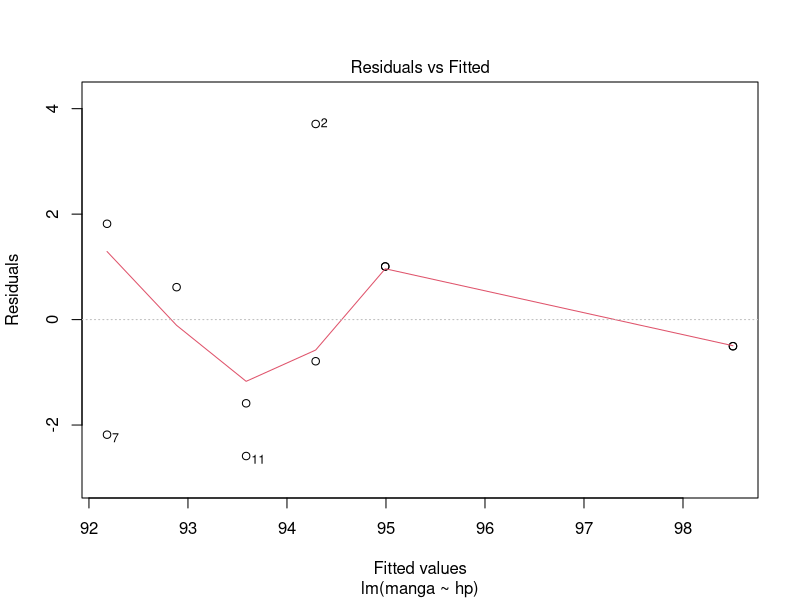
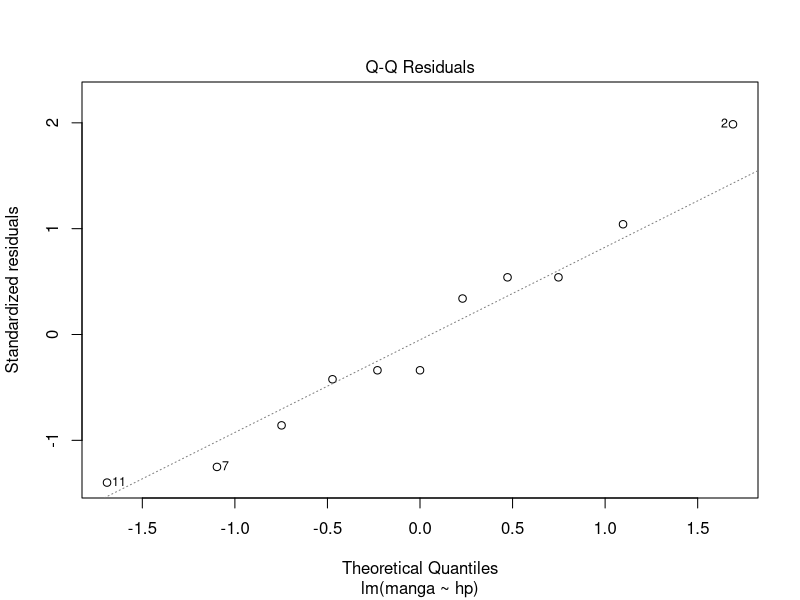
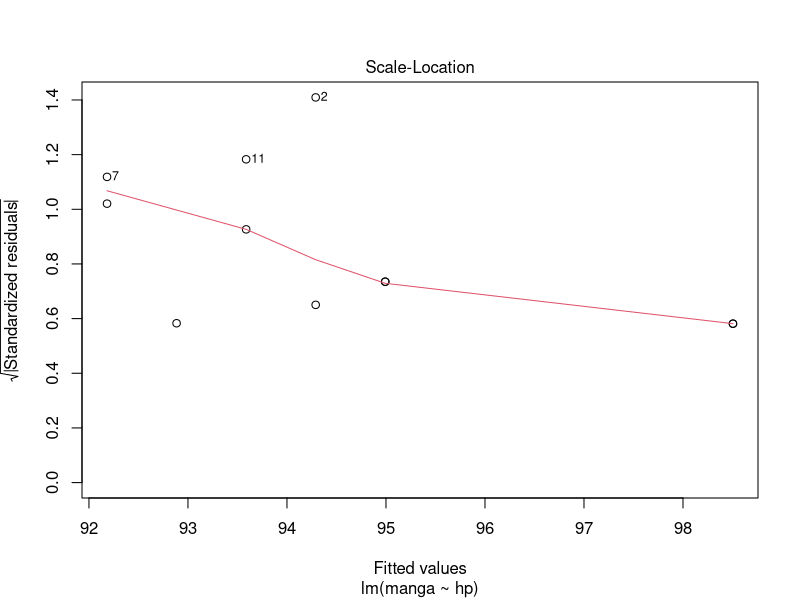
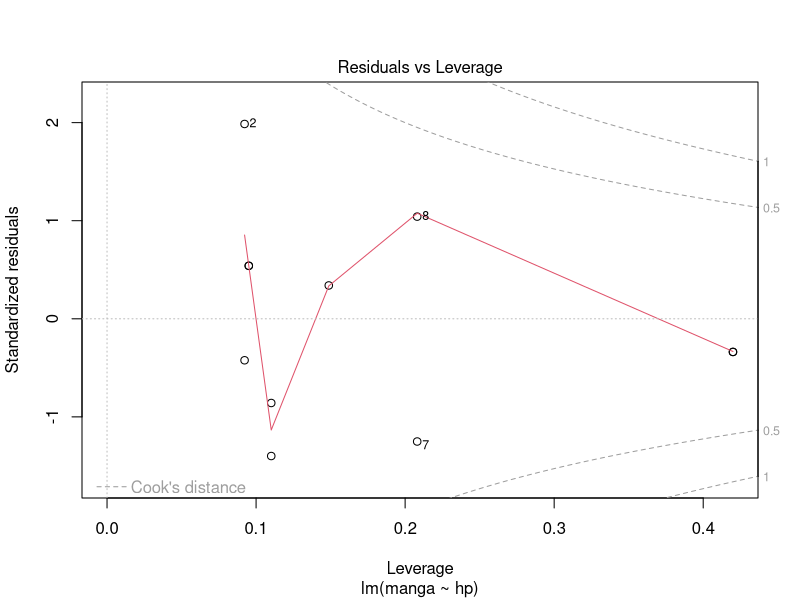
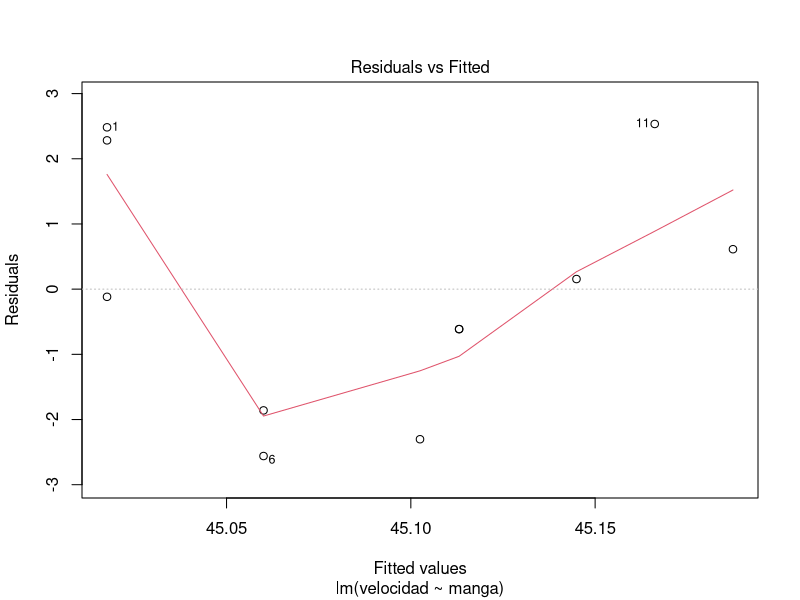
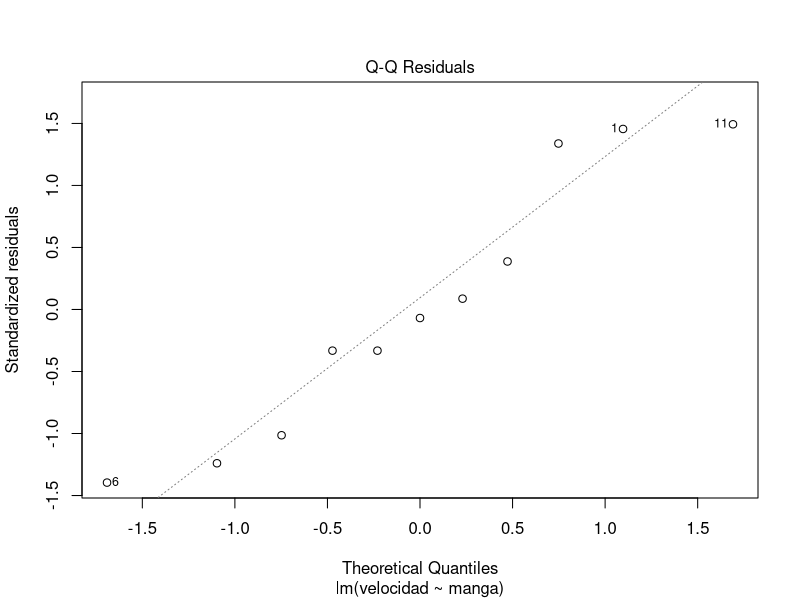
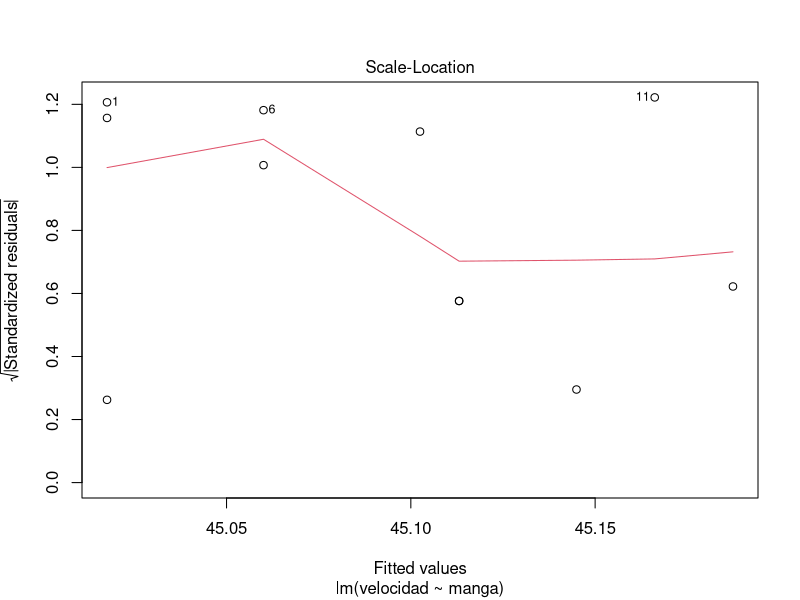
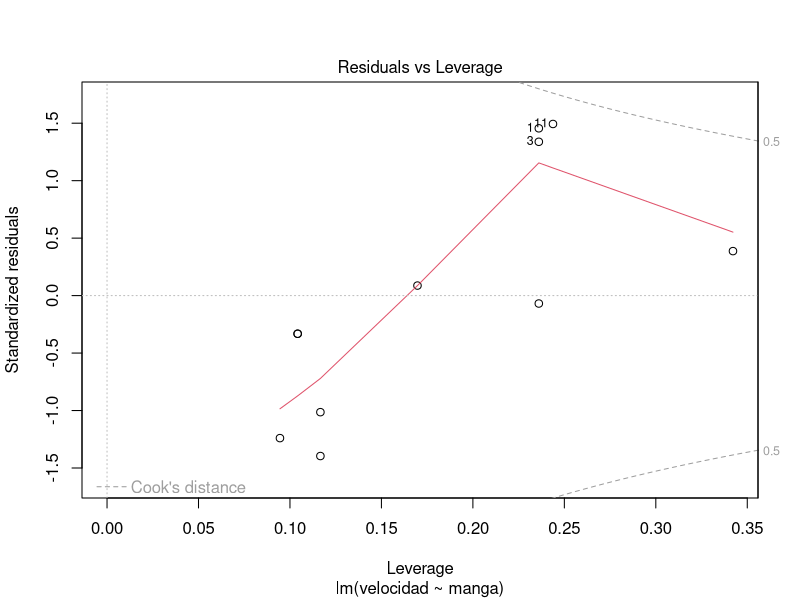

Recreate these plots in R, in order.
manga = c(98,98,98,93.5,93.5,96,90,94,96,92,91)
hp = c(400,340,400,340,320,350,310,310,350,330,330)
velocidad = c(47.5,44.9,47.3,44.5,44.5,42.5,45.8,42.8,43.2,45.3,47.7)
# 1. Si se desea predecir el ancho de una lancha en función de la potencia del motor. 
reg = lm (manga~hp)
Ecr = 70.41 + 0.070 *(hp)
# Determine si existe algún valor influyente. Justifique su respuesta indicando el treshold.
treshold = 3*(1+1)/11 # R: 0.5454545
hi = influence(reg)$hat
# PARA SER CONSIDERAdo UN VALOR INFLUYENTE LOS VALORES DEBEN SER MAYORES AL TRESHOLD DE 0.5454545
# POR LO TANTO SE DEFINE QUE NO EXISTEN VALORES INFLUYENTES.

# 2. En el diagrama de dispersión del literal anterior, se observa algún outlier?
plot(reg)
# EN LA GRAFICA DE DISPERSION SE PUEDE OBSERVAR UN VALOR QUE SE ENCUENTA AISLADO 
# PERO PARA DEFINIR SI ES UN OUTLIER TENEMOS QUE VERIFICAR CON LOS VALORES DE LOS RESIDUALES ESTANDARIZADOS
# Y VERIFICAR QUE LOS VALORES ESTE FUERA DE ESTE RANGO [-2,2] PARA SER CONSIDERADOS OUTLIERS

# 3. Si se desea predecir la velocidad de la lancha tomando en cuenta el ancho máximo de la lancha.
reg2 = lm (velocidad~manga)
# Compruebe gráficamente si se cumple con la propiedad de homocedasticidad.
# R: En La grafica no se observar un patrón sistemático en la dispersión de los puntos alrededor de la línea horizontal 
# por lo cual los puntos deben estan dispersos de manera aleatoria y no tienen un patrón claro para definir que hay la propiedad
# de homocedasticidad.

# 4. Para el literal anterior, se cumple afirma que las perturbaciones siguen una distribución normal. Justifique su respuesta, gráficamente. 
plot(reg2)
# R: Usando la Grafica (Normal Q-Q) podemos definir que las perturbaciones si siguen una  distribucion normal
# debido a que los puntos se acerquen a la recta diagonal.

# 5. Indique el cuál es el valor del residual estandarizado de la Mastercraft X-1, para el literal 3
rst = rstandard(reg2)
# R: 0.38705854 

# 6. Si se desea conocer cuál es la velocidad de una lancha tomando en cuenta su potencia. 
# Indique el vector de los valores influyentes y en qué gráfica podría identificar la existencia de un valor influyente.
reg3 = lm (velocidad~hp)
treshold = 3*(1+1)/11 # R: 0.5454545
hi = influence(reg3)$hat # R:VECTOR DE VALORES INFLUYENTES
# R: En la grafica Residuals vs Fitted podemos identificar graficamente si existen valores atipicos o influyentes. Pero 
# no podemos llegar a dicha conclusion sin antes difinir si se trata de un valor atipico o un valor influyente


